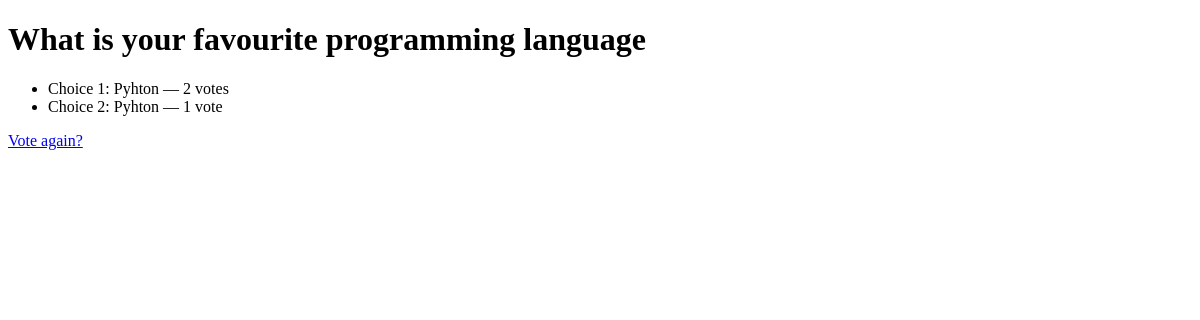
The page /polls/2/results/ on the database as committed earlier.
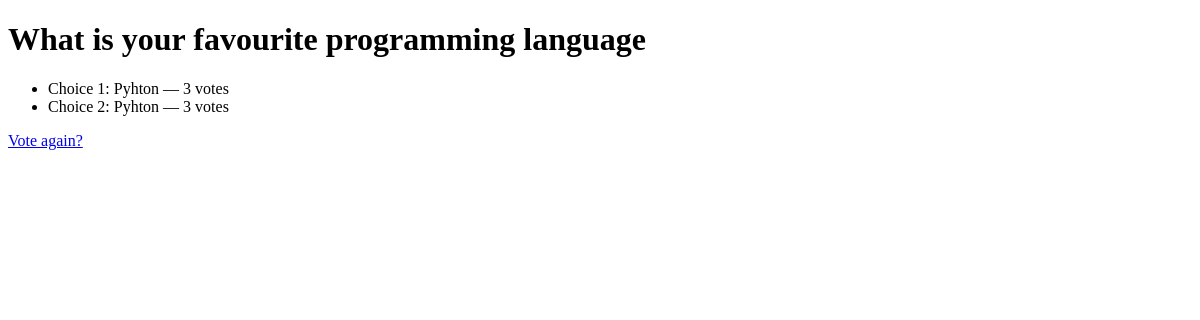
The same page on the database as committed later.
### polls/models.py (models this page shows, shortened)
class Choice(models.Model):
    question = models.ForeignKey(Question, on_delete=models.CASCADE)
    choice_text = models.CharField(max_length=200)
    votes = models.IntegerField(default=0)

### polls/views.py (the view)
# urls.py: path('<int:question_id>/results/', views.results, name='results'),
def results(request, question_id):
    question = get_object_or_404(Question, pk=question_id)
    return render(request, 'polls/results.html', {'question': question})

### polls/templates/polls/results.html (shortened to what this page needs)
<!DOCTYPE html>
<html>
<head>
</head>
<body>
  <h1>{{ question.question_text }}</h1>
  <ul>
    {% for choice in question.choice_set.all %}
      <li>{{ choice.choice_text }} — {{ choice.votes }} vote{{ choice.votes|pluralize }}</li>
    {% endfor %}
  </ul>
  <a href="{% url 'detail' question.id %}">Vote again?</a>
</body>
</html>

Rows that differ between the two databases and show on the page:
changed Choice "Choice 1: Pyhton": votes "2" → "3"
changed Choice "Choice 2: Pyhton": votes "1" → "3"
